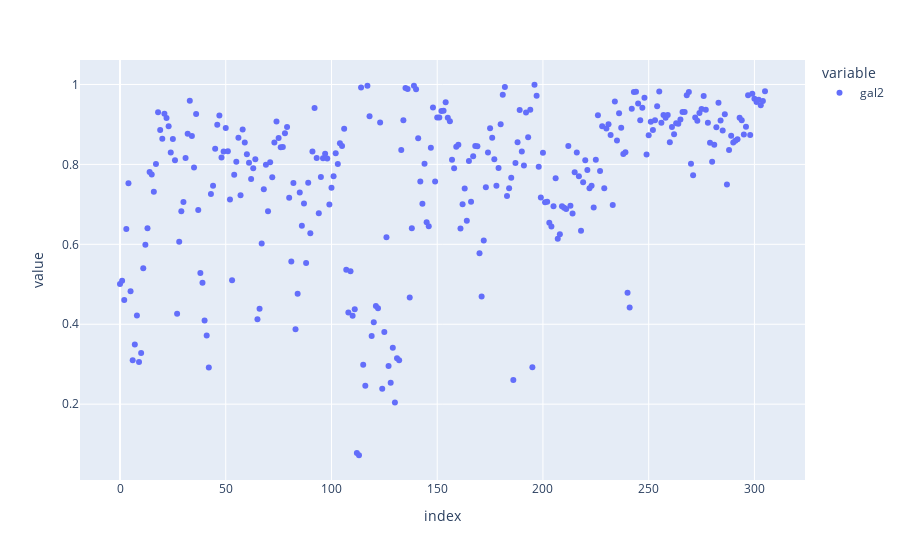

This figure's notebook cell:
### Code cell
px.scatter(percentage_wt['gal2'])

### Figure 1 — Plotly figure (JSON) as saved in the notebook; plotly's stock layout.template omitted (floating-point values rounded to 4 significant figures; data arrays with more than 128 entries replaced by an {"elided": "..."} marker saying what was removed)
{"data": [{"hovertemplate": "variable=gal2<br>index=%{x}<br>value=%{y}<extra></extra>", "legendgroup": "gal2", "marker": {"color": "#636efa", "symbol": "circle"}, "mode": "markers", "name": "gal2", "orientation": "v", "showlegend": true, "type": "scatter", "x": {"elided": "306 int values"}, "xaxis": "x", "y": {"elided": "306 float values"}, "yaxis": "y"}], "layout": {"legend": {"title": {"text": "variable"}, "tracegroupgap": 0}, "margin": {"t": 60}, "xaxis": {"anchor": "y", "domain": [0, 1], "title": {"text": "index"}}, "yaxis": {"anchor": "x", "domain": [0, 1], "title": {"text": "value"}}}}
